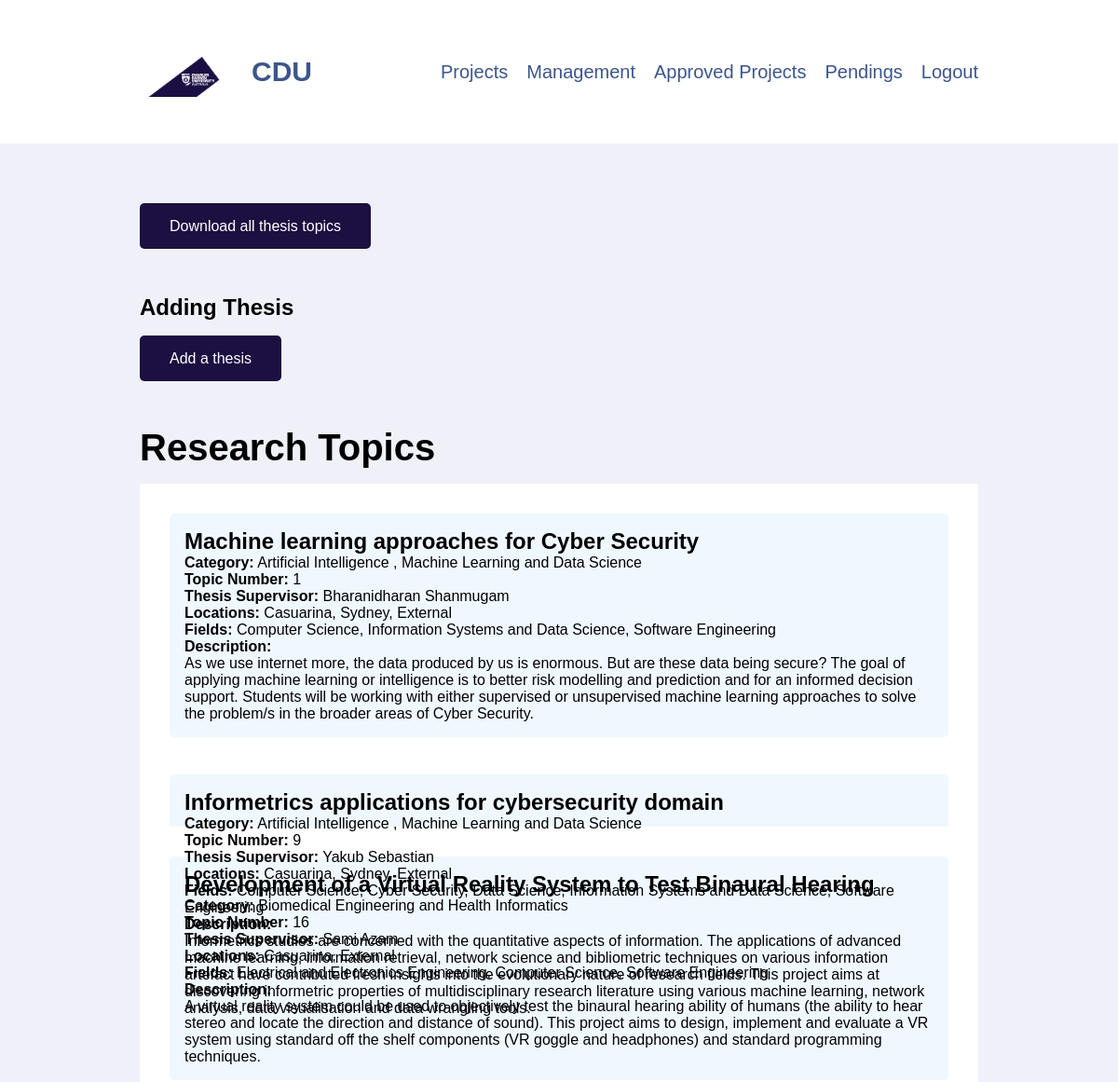
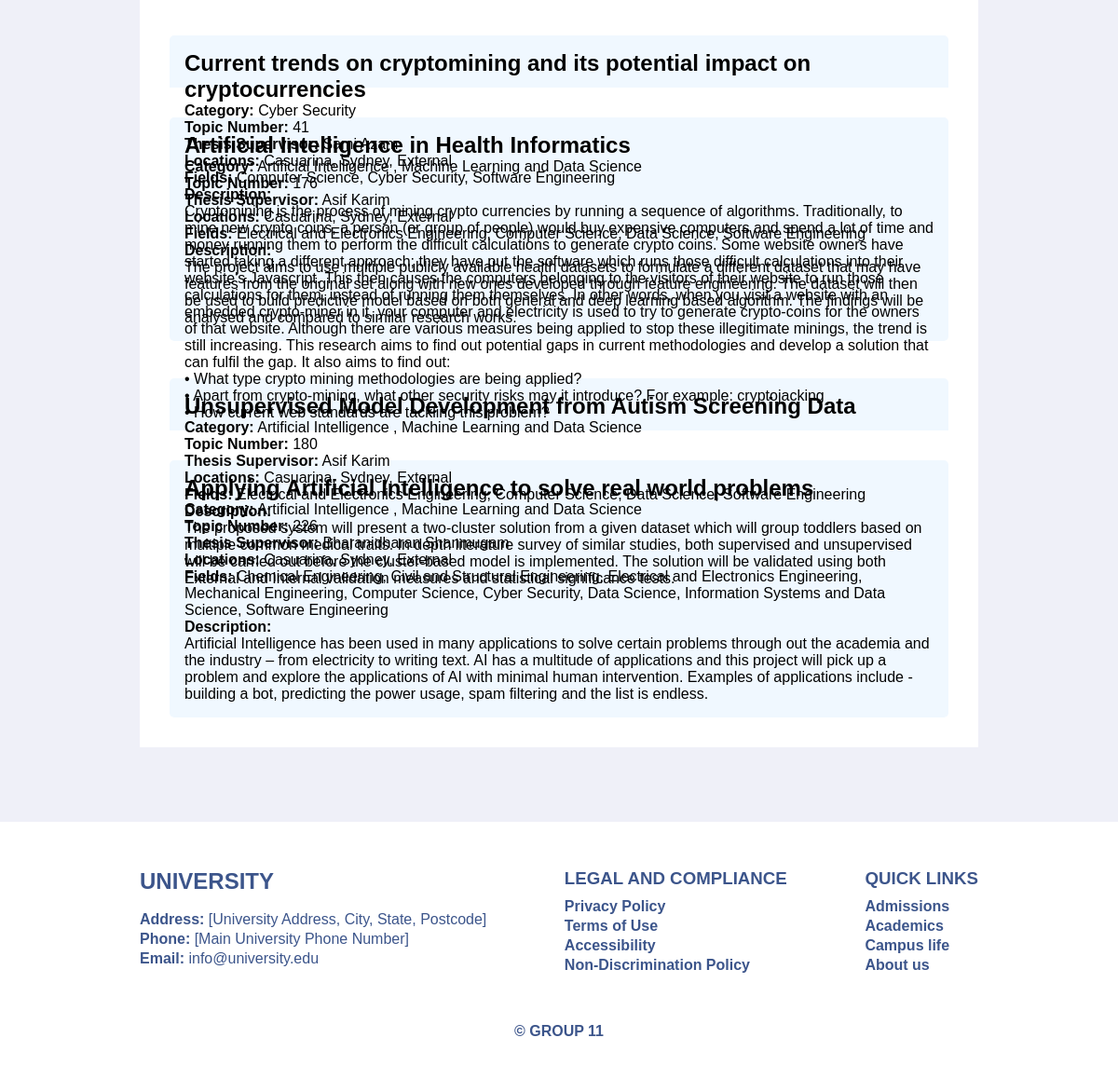
Screenshot of /management/projects/ (signed in) with the database file from the repository (2 pictures, top to bottom).
### management/models.py (models this page shows, shortened)
class Project(models.Model):
    supervisor = models.ForeignKey(User, null=True, on_delete=models.SET_NULL)
    title = models.CharField(max_length=100, null=True)
    category = models.ManyToManyField("Category", blank=True)
    topic_num = models.PositiveIntegerField("Topic number", null=True, unique=True)
    location = models.ManyToManyField("Location", blank=True)
    research_areas = models.ManyToManyField("ResearchArea", blank=True)
    description = models.TextField(blank=True)

class Category(models.Model):
    name = models.CharField(max_length=100)

class Location(models.Model):
    name = models.CharField(max_length=30)

class ResearchArea(models.Model):
    name = models.CharField(max_length=60)

### accounts/models.py (models this page shows)
class User(AbstractUser):
    USER_TYPE_CHOICES = (
        ('unit_coordinator', 'Unit Coordinator'),
        ('supervisor', 'Supervisor'),
        ('student', 'Student'),
    )
    user_type = models.CharField(max_length=20, choices=USER_TYPE_CHOICES, default='student')
    groups = models.ManyToManyField(
        'auth.Group',
        verbose_name='groups',
        blank=True,
        help_text='The groups this user belongs to. A user will get all permissions granted to each of their groups.',
        related_name='custom_user_set',
        related_query_name='user',
    )
    user_permissions = models.ManyToManyField(
        'auth.Permission',
        verbose_name='user permissions',
        blank=True,
        help_text='Specific permissions for this user.',
        related_name='custom_user_set',
        related_query_name='user',
    )

### management/views.py (the view)
# urls.py: path("projects/", views.manage_project, name="manage-project"),
@login_required
@user_passes_test(lambda user: user.user_type in ['supervisor', 'unit_coordinator'])
def manage_project(request):
    projects_list = Project.objects.all().order_by("topic_num")
    context = {
        "projects": projects_list
    }
    return render(request, "management/management_project.html", context)

### management/templates/management/management_project.html (shortened to what this page needs)
{% extends "management/management_base.html" %}
{% load static %}
{% block css_files %}
    <link rel="stylesheet" href="{% static "management/management_project.css"%}">
{% endblock %}
{% block content %}
{% if user.is_authenticated  %}
    {% if user.user_type == "unit_coordinator" or user.user_type == "supervisor" %}
        <a class="download-csv" href="{% url "project-csv" %}">Download all thesis topics</a>
        <section class="add">
            <h1>Adding Thesis</h1>
            <a href="{% url "add-project" %}">Add a thesis</a>
        </section>
        <section class="unit_coordinator">
            <h1 class="container__heading">Research Topics</h1>
            {% for project in projects %}
                <section class="section">
                    <div class="container">
                        <div class="project">
                            <h2 class="project__heading">{{ project.title }}</h2>
                            <p class="project__paragraph"><strong>Category:</strong>
                                {% for category in project.category.all %}
                                    {{ category.name }}
                                    {% if not forloop.last %}, {% endif %}
                                {% endfor %}
                            </p>
                            <p class="project__paragraph"><strong>Topic Number:</strong> {{ project.topic_num }}</p>
                            <p class="project__paragraph"><strong>Thesis Supervisor:</strong> {{ project.supervisor.first_name }} {{ project.supervisor.last_name }}</p>
                            <p class="project__paragraph"><strong>Locations:</strong>
                                {% for location in project.location.all %}
                                    {{ location.name }}{% if not forloop.last %}, {% endif %}
                                {% empty %}
                                    None
                                {% endfor %}
                                </p>
                            <p class="project__paragraph"><strong>Fields:</strong>
                                {% for research_area in project.research_areas.all %}
                                    {{ research_area.name }}{% if not forloop.last %}, {% endif %}
                                {% empty %}
                                    None
                                {% endfor %}
                            </p>
                            <p class="project__paragraph"><strong>Description: </strong> {{ project.description|linebreaks }}</p>
                        </div>
                    </div>
                </section>
            {% endfor %}
        </section>
    {% endif %}
{% endif %}
{% endblock content %}

### management/static/management/management_base.css (style rules this page uses)
:root { --color-primary: #3C558B; --color-secondary: white; --color-dark-blue: #1c0e45; --color-grey: #eff0f8; --color-text-dark: #182620; }
*, *::before, *::after { margin: 0; padding: 0; box-sizing: inherit; font-family: inherit; }
html { font-family: Arial, sans-serif; }
body { box-sizing: border-box; position: relative; display: flex; flex-direction: column; justify-content: space-between; }
a { text-decoration: none; }

### management/static/management/management_project.css (style rules this page uses)
:root { --color-primary: #3c558b; --color-secondary: white; --color-dark-blue: #1c0e45; --color-grey: #eff0f8; --color-text-dark: #182620; }
.section { background-color: var(--color-secondary); }
.download-csv { padding: 1rem 2rem; border-radius: 5px; background-color: #1c1041; color: white; }
.add { margin-top: 4rem; }
.add > h1 { margin-bottom: 2rem; }
.add > a { padding: 1rem 2rem; border-radius: 5px; background-color: #1c1041; color: white; }
.unit_coordinator { margin-top: 4rem; }
.unit_coordinator > h1 { margin-bottom: 1rem; font-size: 2.5rem; }
.section { padding: 2rem; }
.section:nth-child(2n + 1) { height: 4rem; padding: .5rem 2rem; }
.project { padding: 1rem; background-color: aliceblue; border-radius: 5px; }

### rows the page displays
Project: title "Machine learning approaches for Cyber Security", topic_num "1", supervisor.first_name "Bharanidharan", supervisor.last_name "Shanmugam", description "As we use internet more, the data produced by us is enormous. But are these data being secure? The goal of applying machine learning or intelligence is to better risk modelling and prediction and for an informed decision support. Students will be working with either supervised or unsupervised machine learning approaches to solve the problem/s in the broader areas of Cyber Security."
Category: name "Artificial Intelligence"
Category: name "Machine Learning and Data Science"
Location: name "Casuarina"
Location: name "Sydney"
Location: name "External"
ResearchArea: name "Computer Science"
ResearchArea: name "Information Systems and Data Science"
ResearchArea: name "Software Engineering"
Project: title "Informetrics applications for cybersecurity domain", topic_num "9", supervisor.first_name "Yakub", supervisor.last_name "Sebastian", description "Informetrics studies are concerned with the quantitative aspects of information. The applications of advanced machine learning, information retrieval, network science and bibliometric techniques on various information artefact have contributed fresh insights into the evolutionary nature of research fields. This project aims at discovering informetric properties of multidisciplinary research literature using various machine learning, network analysis, data visualisation and data wrangling tools."
ResearchArea: name "Cyber Security"
ResearchArea: name "Data Science"
Project: title "Development of a Virtual Reality System to Test Binaural Hearing", topic_num "16", supervisor.first_name "Sami", supervisor.last_name "Azam", description "A virtual reality system could be used to objectively test the binaural hearing ability of humans (the ability to hear stereo and locate the direction and distance of sound). This project aims to design, implement and evaluate a VR system using standard off the shelf components (VR goggle and headphones) and standard programming techniques."
Category: name "Biomedical Engineering and Health Informatics"
ResearchArea: name "Electrical and Electronics Engineering"
Project: title "Current trends on cryptomining and its potential impact on cryptocurrencies", topic_num "41", supervisor.first_name "Sami", supervisor.last_name "Azam", description "Cryptomining is the process of mining crypto currencies by running a sequence of algorithms. Traditionally, to mine new crypto coins, a person (or group of people) would buy expensive computers and spend a lot of time and money running them to perform the difficult calculations to generate crypto coins. Some website owners have started taking a different approach; they have put the software which runs those difficult calculations into their website's Javascript. This then causes the computers belonging to the visitors of their website to run those calculations for them, instead of running them themselves. In other words, when you visit a website with an embedded crypto-miner in it, your…"
Category: name "Cyber Security"
Project: title "Artificial Intelligence in Health Informatics", topic_num "176", supervisor.first_name "Asif", supervisor.last_name "Karim", description "The project aims to use multiple publicly available health datasets to formulate a different dataset that may have features from the original set along with new ones developed through feature engineering. The dataset will then be used to build predictive model based on both general and deep learning based algorithm. The findings will be analysed and compared to similar research works."
Project: title "Unsupervised Model Development from Autism Screening Data", topic_num "180", supervisor.first_name "Asif", supervisor.last_name "Karim", description "The proposed system will present a two-cluster solution from a given dataset which will group toddlers based on multiple common medical traits. In depth literature survey of similar studies, both supervised and unsupervised will be carried out before the cluster-based model is implemented. The solution will be validated using both External and Internal validation measures and statistical significance tests."
Project: title "Applying Artificial Intelligence to solve real world problems", topic_num "226", supervisor.first_name "Bharanidharan", supervisor.last_name "Shanmugam", description "Artificial Intelligence has been used in many applications to solve certain problems through out the academia and the industry – from electricity to writing text. AI has a multitude of applications and this project will pick up a problem and explore the applications of AI with minimal human intervention. Examples of applications include -building a bot, predicting the power usage, spam filtering and the list is endless."
ResearchArea: name "Chemical Engineering"
ResearchArea: name "Civil and Structural Engineering"
ResearchArea: name "Mechanical Engineering"
